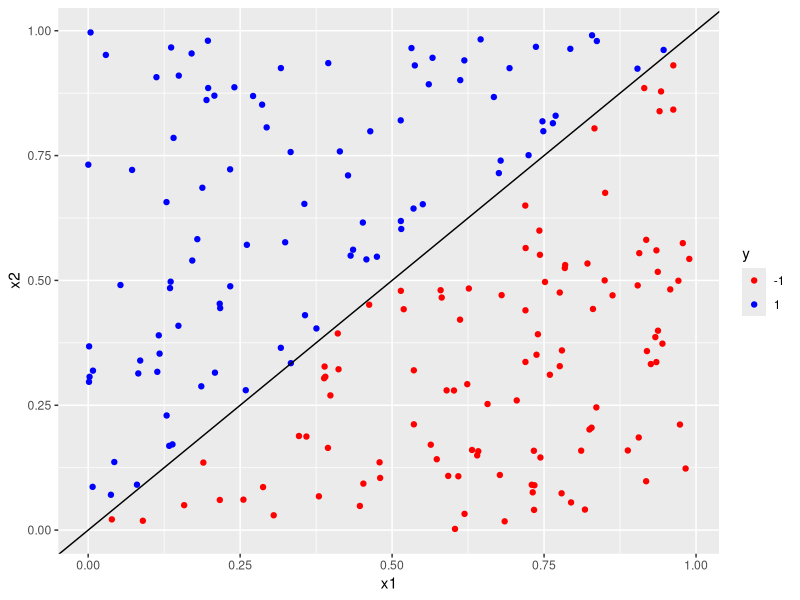
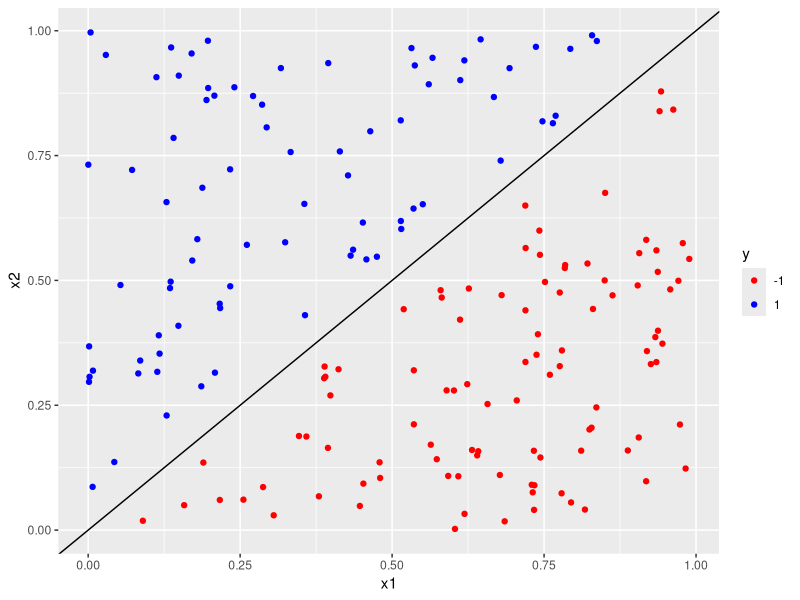
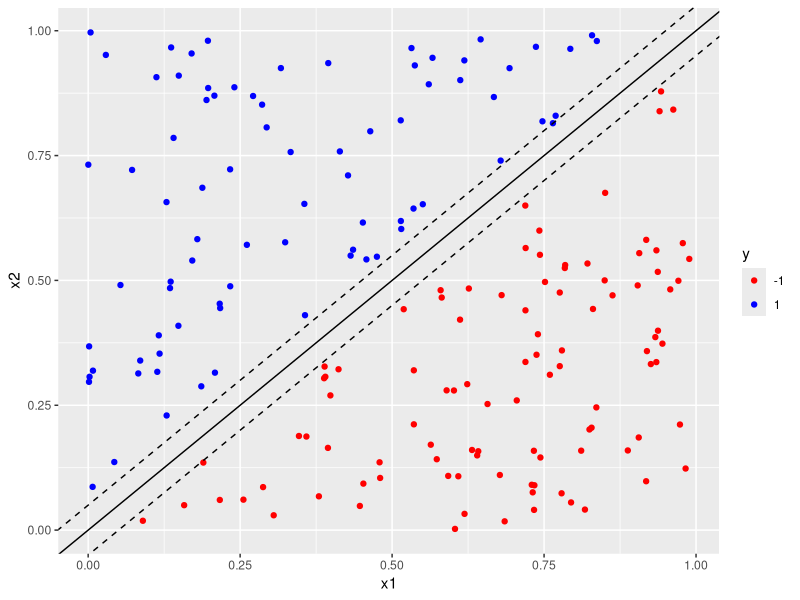
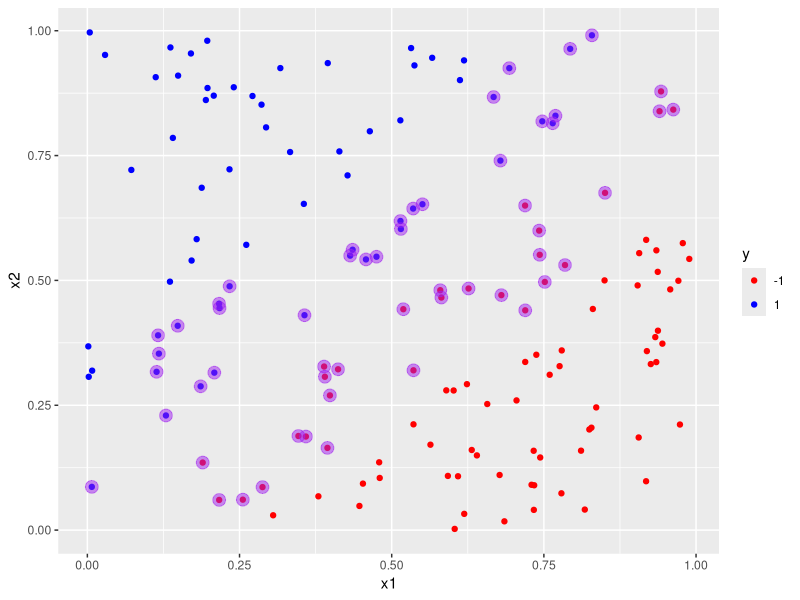
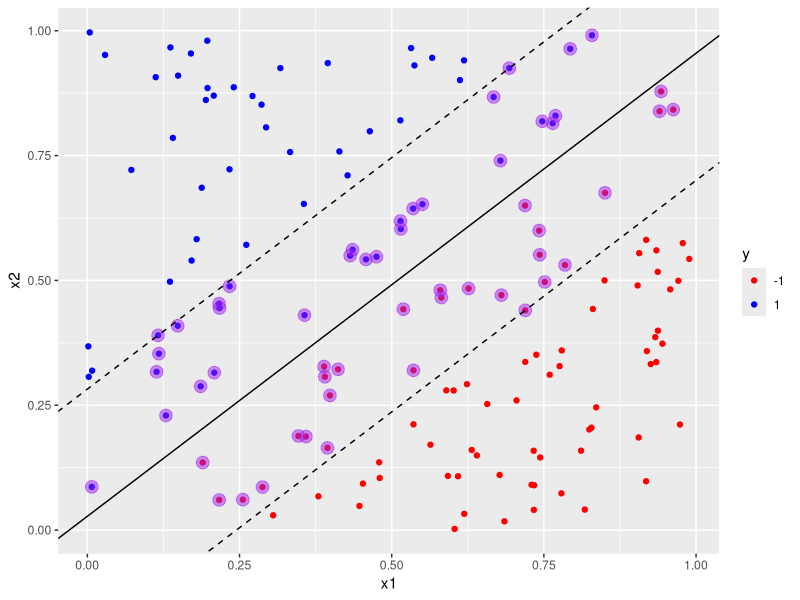
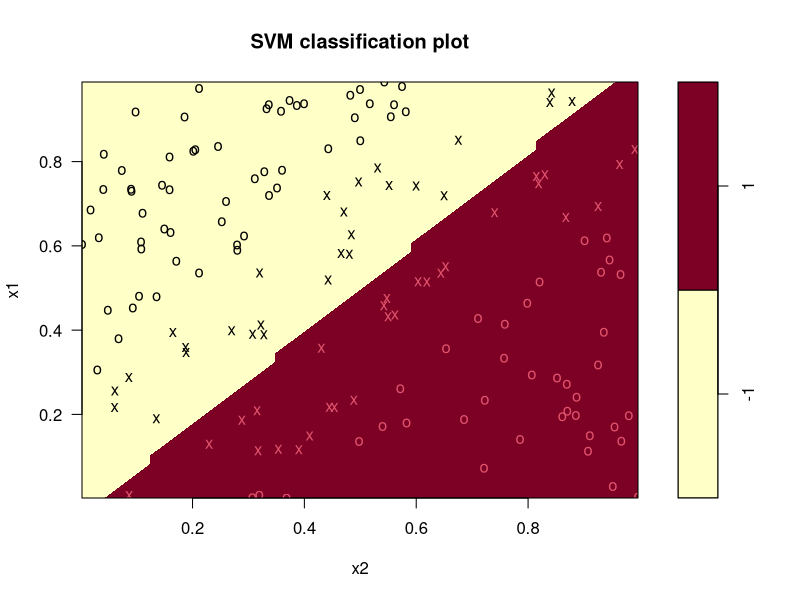

Source code (R) for these figures, in order:
#################################################
##PART1 - generate a linearly separable dataset
################################################


#number of datapoints
n <- 200
#seed
set.seed(42)
#Generate dataframe with 2 uniformly distributed predictors lying between 0 and 1.
#Call the 2 predictors are x1 and x2

df <- data.frame(x1=runif(n),x2=runif(n))


# lets make the line x1 = x2 the separation boundary and set the class (y) to be -1 and 1
# for points that lie below and above the line respectively.

df$y <- factor(ifelse(df$x1-df$x2>0,-1,1),levels=c(-1,1))


#plot data with separation line

# remember y = mx + c is the equation of a straight line, here x = x1 and y = x2, so m = 1and c=0
#
#differentiate class by colour
#suppress legend

#load ggplot
library(ggplot2)
#build plot
p <- ggplot(data=df, aes(x=x1,y=x2,colour=y)) + 
  geom_point() +  scale_colour_manual(values=c("-1"="red","1"="blue")) + 
  geom_abline(slope=1,intercept=0)
#display it  
p


#The separator has no margin, let's give it one....
#To do this, we need to exclude points that lie close to the decision boundary. 
#One way to do this is to exclude points that have a x1 and x2 values that differ by less
#than a specified value, delta. Let's set delta to 0.05...

#create data set with margin
#this will be a subset of the previous data set

#create a margin of 0.05 in dataset
delta <- 0.05
# retain only those points that lie outside the margin
df1 <- df[abs(df$x1-df$x2)>delta,]
#check number of datapoints remaining
nrow(df1)  

#replot dataset with margin (code is exactly same as before)
p <- ggplot(data=df1, aes(x=x1,y=x2,colour=y)) + 
  geom_point() + scale_colour_manual(values=c("red","blue")) + 
  geom_abline(slope=1,intercept=0)
p

#There is a clear empty space on either side of the boundary. Let's add in boundary line on either side.
#These should be offset from the decision boundary by delta (one on either side). The lines that
#define these, will have the same slope as the decision boundary but will have a y intercept of delta
#and -delta respectively

p <- p + 
  geom_abline(slope=1,intercept = delta, linetype="dashed") +
  geom_abline(slope=1,intercept = -delta, linetype="dashed")
p

################################################
##PART2 - build linear svm
################################################

#split into train and test
set.seed(1)
#split train and test data 80/20
df1[,"train"] <- ifelse(runif(nrow(df1))<0.8,1,0)

#separate training and test sets
trainset <- df1[df1$train==1,]
testset <- df1[df1$train==0,]
trainColNum <- grep("train",names(trainset))
trainset <- trainset[,-trainColNum]
testset <- testset[,-trainColNum]

write.csv(trainset,file="linear_svm_trainset.csv",row.names = FALSE)
write.csv(testset,file="linear_svm_testset.csv",row.names = FALSE)


#the svm  classifier in e1071 has a number of parameters, we'll look only at key parameters:
# ~ - formula specifying classification and predictor variables
#data - dataframe containing dataset
#type - classification method to be used. We will use C-classification (see the docs for others)
#kernel - this is essentially the type of function describing the decision boundary. This set to "linear" as the data 
#is linearly separable
#cost and gamma - these are parameters that are used to tune the model. \
#Note that gamma has no influence on linear kernels. Cost is essentially a penalty for
#margin violations. The lower the cost, the greater the number of margin violations.
#We will use default value for cost C (=1) to begin with and see the effect of changing it later
#scale - svm scales variables by default. Suppress scaling to allow comparison to original data
#In real life, you will typically set scaling=TRUE to account for large differences in
#the magnitudes of predictors.

library(e1071)

svm_model<- 
  svm(y ~ ., data=trainset, type="C-classification", kernel="linear", scale=FALSE)


svm_model


#Note the large number of support vectors, this is because we have set a relatively low cost for margin violation. This manifests
#itself as a large number of datapoints lying within the margins.


#training accuracy
pred_train <- predict(svm_model,trainset)
mean(pred_train==trainset$y)

#test accuracy
pred_test <- predict(svm_model,testset)
mean(pred_test==testset$y)

################################################
##PART 3 - Explore model object
################################################


#key contents of svm object

#index of support vectors in training dataset
svm_model$index

#Support vectors
svm_model$SV

#negative intercept (unweighted)
svm_model$rho

#Weighting coefficients for support vectors
svm_model$coefs

################################################
#PART 4 -  Visualise the classifier using ggplot
################################################

#visualise training data, distinguish classes using colour

p <- ggplot(data=trainset, aes(x=x1,y=x2,colour=y)) + 
  geom_point()+ scale_colour_manual(values=c("red","blue"))

#identify support vectors 
df_sv <- trainset[svm_model$index,]

#mark out support vectors in plot
p <- p + geom_point(data=df_sv,aes(x=x1,y=x2),colour="purple",size = 4,alpha=0.5)
p

#Explanation- we first plot all points in the training set. Then we overlay a purple circle
#on support vectors.

#We know the decision boundary is a straight line (why?)

#OK, so the next step is to extract the slope and intercept of the straight line from the
#svm object. This, unfortunately, needs some work...

#We use coefs and the support vectors to build the what's called the weight vector.
#The weight vector is the product of the coefs matrix with the matrix containing the SVs.
#Note, it makes sense that only the SVs play a role in defining the decision boundary. Why?

#build weight vector
w <- t(svm_model$coefs) %*% svm_model$SV #weight vector


#slope = -w[1]/w[2], intercept = rho/w[2]. Note that the intercept <> 0 and the slope
#is slightly less than 1. We know this is incorrect since we have designed the dataset
#to have a boundary of slope 1 and intercept 0. We'll see how to do better shortly

#calculate slope and save it to a variable
slope_1 <- -w[1]/w[2]

#calculate intercept and save it to a variable
intercept_1 <- svm_model$rho/w[2]

#plot decision boundary based on  calculated slope and intercept
p <- p + geom_abline(slope=slope_1,intercept = intercept_1)



#Notice that the boundary is "supported" by roughly the same number of support vectors
#on either side. This makes intuitive sense.

#Margins have the same slope (parallel to decision boundary) and lie +-1/w[2] on either
#side of the boundary

#add margins to plot
p <- p + 
  geom_abline(slope=slope_1,intercept = intercept_1-1/w[2], linetype="dashed")+
  geom_abline(slope=slope_1,intercept = intercept_1+1/w[2], linetype="dashed")

#display plot
p

#Notice that the support vectors lie within the margins. That is, we have allowed margin
#violations. Classifiers that allow margin violations are called soft margin classifiers.

#can also plot using function provided in e1071
#formula not needed since this is a 2 variable problem

plot(x=svm_model, data=trainset)
#Note that axes for x1 and x2 have been interchanged. Support vectors are marked as x.





